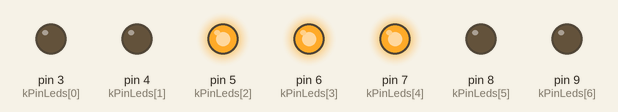
Recording of a sketch running on a simulated Arduino Uno, built with avr-gcc and run on an emulated ATmega328P. Shown: output pins drawn as LEDs (lit = HIGH).

Above: at 0.05 s.
At 4.95 s:
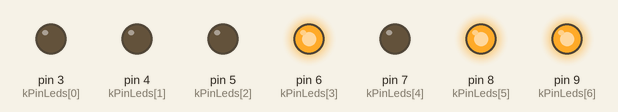
At 10.05 s:
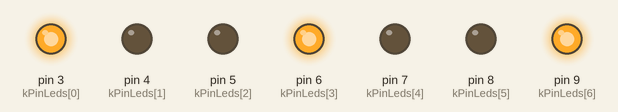
At 19.95 s:
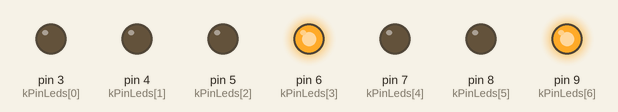
At 29.85 s:
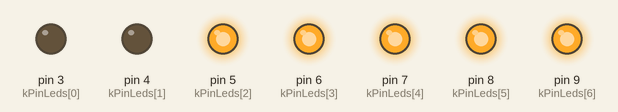
At 39.85 s:
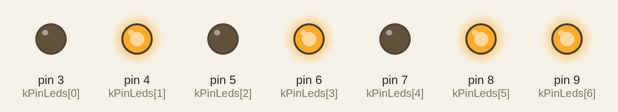
Timing chart, 0 to 40.0 s (numbered marks = the images above):
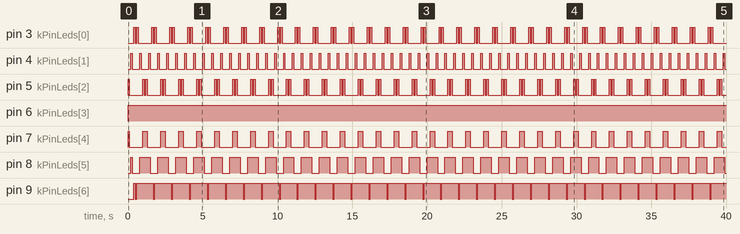

The sketch:

2_4_sketch.ino
```cpp
const int kNumLed = 7;
const int kPinLeds[kNumLed] = {3,4,5,6,7,8,9};

void setup()
{
  for (int i=0; i < kNumLed; i++) {
  	pinMode(kPinLeds[i], OUTPUT);
  }
}

void loop() {
	int j = kNumLed/2;
  	digitalWrite(kPinLeds[j], HIGH);
  	for (int i = 1; i <= kNumLed/2; i++) {
  		digitalWrite(kPinLeds[j-i],HIGH);
      	digitalWrite(kPinLeds[j+i],HIGH);
      	delay(100);
      	digitalWrite(kPinLeds[j-i],LOW);
      	digitalWrite(kPinLeds[j+i],LOW);
      	delay(100);
  	}
    for (int i = 0;i < kNumLed/2; i++) {
          digitalWrite(kPinLeds[kNumLed-i-1], HIGH);
          digitalWrite(kPinLeds[i], HIGH);
          delay(100);
          digitalWrite(kPinLeds[kNumLed-i-1], HIGH);
          digitalWrite(kPinLeds[i],LOW);
          delay(100);
    	}
}
```

Measured:
- by itself, pin 3 (kPinLeds[0]): repeats every 1.2 s: LOW 0.10 s, HIGH 0.10 s, LOW 0.90 s, HIGH 0.10 s
- by itself, pin 4 (kPinLeds[1]): alternates HIGH for 0.10 s and LOW for 0.50 s
- by itself, pin 5 (kPinLeds[2]): repeats every 1.2 s: LOW 0.90 s, HIGH 0.10 s, LOW 0.10 s, HIGH 0.10 s
- by itself, pin 6 (kPinLeds[3]): LOW → HIGH at 0.00 s
- by itself, pin 7 (kPinLeds[4]): repeats every 1.2 s: LOW 0.90 s, HIGH 0.30 s
- by itself, pin 8 (kPinLeds[5]): repeats every 1.2 s: LOW 0.50 s, HIGH 0.70 s
- by itself, pin 9 (kPinLeds[6]): repeats every 1.2 s: LOW 0.10 s, HIGH 1.1 s
